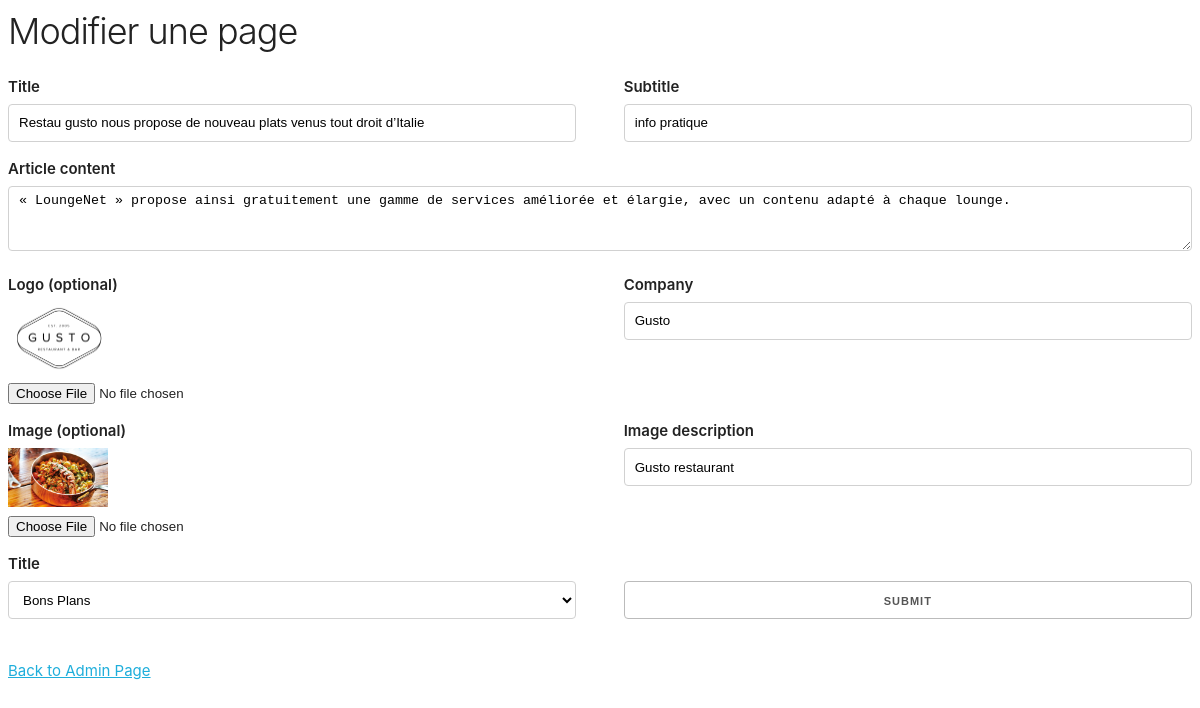
Page /admin/editArticle.php?id=12 on the committed database.
### tables this page shows
CREATE TABLE `articles` (
  `id` int(10) NOT NULL,
  `title` varchar(110) NOT NULL,
  `subtitle` varchar(110) NOT NULL,
  `img_src` varchar(2048) NOT NULL,
  `img_alt` varchar(69) NOT NULL,
  `content` text NOT NULL,
  `logo_img` varchar(2048) NOT NULL,
  `company_name` varchar(110) NOT NULL,
  `category_id` int(11) NOT NULL
);

### src/db.php (called while the page is built, shortened)
<?php
class Database {
	private $db;
	function __construct() {
		$options = [
			PDO::MYSQL_ATTR_INIT_COMMAND => 'SET NAMES utf8'
		];
		$this->db = new PDO( 'mysql:host=' . Database::HOST . ':' . Database::PORT . ';dbname=' . Database::NAME, Database::USERNAME, Database::PASSWORD, $options );
		$this->db->setAttribute( PDO::ATTR_ERRMODE, PDO::ERRMODE_EXCEPTION );
	}
	function getArticleID( $id ) {
		$stmt = $this->db->prepare( 'SELECT articles.id, `title`, `subtitle`,`img_src`,`img_alt`,`content`,`logo_img`,`company_name`, categories.name AS `category_name`
			FROM `articles`
			LEFT JOIN `categories` ON articles.category_id = categories.id
			WHERE articles.id = :id' );
		$stmt->execute( [
			':id' => $id
		] );
		return $stmt->fetch();
	}
	function getCategories( $page ) {
		$stmt = $this->db->prepare( 'SELECT `id`, `name` FROM `categories` LIMIT 20 OFFSET :page' );
		$stmt->bindValue( ':page', (int) $page, PDO::PARAM_INT );
		$stmt->execute();
		return $stmt->fetchAll();
	}
}

### src/admin/init.php (called while the page is built, shortened)
<?php
$db = new Database();

### public/admin/editArticle.php (the view, shortened to what this page needs)
<!DOCTYPE html>
<html lang="en">
<?php
require '../../src/db.php';
require '../../src/admin/init.php';
require '../../src/admin/head.php';
$id = $_GET['id'];
$article = $db->getArticleID($id);
?>
<h3 class="admin-subtitle">Modifier une page</h3>
<form method="post" action="doedit.php" class="pages-form" enctype="multipart/form-data">
    <div class="row">
        <div class="six columns">
            <label>Title</label>
            <input class="u-full-width" name="title" type="text" value="<?= $article['title']?>">
        </div>
        <div class="six columns">
            <label>Subtitle</label>
            <input class="u-full-width" name="subtitle" type="text" value="<?= $article['subtitle']?>">
        </div>
    </div>
    <div class="row">
        <div class="twelve columns">
            <label>Article content</label>
            <textarea class="u-full-width" name="content"><?= $article['content']?></textarea>
        </div>
    </div>
    <div class="row">
        <div class="six columns">
            <label>Logo (optional)</label>
            <img src="/uploads/<?= $article['logo_img'] ?>" width="100">
            <input class="u-full-width" name="logo_img" type="file">
        </div>
        <div class="six columns">
            <label>Company</label>
            <input class="u-full-width" name="company_name" type="text" value="<?= $article['company_name']?>">
        </div>
    </div>
    <div class="row">
        <div class="six columns">
            <label>Image (optional)</label>
            <img src="/uploads/<?= $article['img_src'] ?>" width="100">
            <input class="u-full-width" name="img_src" type="file">
        </div>
        <div class="six columns">
            <label>Image description</label>
            <input class="u-full-width" name="img_alt" type="text" value="<?= $article['img_alt']?>">
        </div>
    </div>
    <div class="row">
        <div class="six columns">
            <label>Title</label>
            <select class="u-full-width" name="category_id">
				<?php
				$category = isset( $_GET['category'] ) ? max( 0, intval( $_GET['category'] ) ) : 0;
				$categories = $db->getCategories($category);
				foreach ( $categories as $category ) {
					?>
                    <option value="<?= $category['id'] ?>"><?= $category['name'] ?></option>
				<?php } ?>
            </select>
        </div>
        <div class="six columns">
            <label>&nbsp;</label>
            <input class="u-full-width" type="submit">
        </div>
    </div>
</form>
<div class="website-link"><a href="/admin/" class="website-link">Back to Admin Page</a></div>

### public/assets/styles/skeleton.css (style rules this page uses)
.column, .columns { width: 100%; float: left; box-sizing: border-box; }
@media (min-width: 550px) { .column, .columns { margin-left: 4%; } }
@media (min-width: 550px) { .column:first-child, .columns:first-child { margin-left: 0; } }
@media (min-width: 550px) { .six.columns { width: 48%; } }
@media (min-width: 550px) { .twelve.columns { width: 100%; margin-left: 0; } }
html { font-size: 62.5%; }
h1, h2, h3, h4, h5, h6 { margin-top: 0; margin-bottom: 2rem; font-weight: 300; }
h3 { font-size: 3.0rem; line-height: 1.3; letter-spacing: -.1rem; }
@media (min-width: 550px) { h3 { font-size: 3.6rem; } }
a { color: #1EAEDB; }
.button, button, input[type="submit"], input[type="reset"], input[type="button"] { display: inline-block; height: 38px; padding: 0 30px; color: #555; text-align: center; font-size: 11px; font-weight: 600; line-height: 38px; letter-spacing: .1rem; text-transform: uppercase; text-decoration: none; white-space: nowrap; background-color: transparent; border-radius: 4px; border: 1px solid #bbb; cursor: pointer; box-sizing: border-box; }
input[type="email"], input[type="number"], input[type="search"], input[type="text"], input[type="tel"], input[type="url"], input[type="password"], textarea, select { height: 38px; padding: 6px 10px; background-color: #fff; border: 1px solid #D1D1D1; border-radius: 4px; box-shadow: none; box-sizing: border-box; }
input[type="email"], input[type="number"], input[type="search"], input[type="text"], input[type="tel"], input[type="url"], input[type="password"], textarea { -webkit-appearance: none; -moz-appearance: none; appearance: none; }
textarea { min-height: 65px; padding-top: 6px; padding-bottom: 6px; }
label, legend { display: block; margin-bottom: .5rem; font-weight: 600; }
input, textarea, select, fieldset { margin-bottom: 1.5rem; }
pre, blockquote, dl, figure, table, p, ul, ol, form { margin-bottom: 2.5rem; }
.u-full-width { width: 100%; box-sizing: border-box; }
.container:after, .row:after, .u-cf { content: ""; display: table; clear: both; }

### src/admin/head.php (style rules this page uses)
html { font-family: -apple-system, 'Ubuntu', 'Segoe UI', sans-serif; }

### rows in the picture
articles: title "Restau gusto nous propose de nouveau plats venus tout droit d’Italie", subtitle "info pratique", content "« LoungeNet » propose ainsi gratuitement une gamme de services améliorée et élargie, avec un contenu adapté à chaque lounge.", logo_img (picture), company_name "Gusto", img_src (picture), img_alt "Gusto restaurant"

### other values in the picture
form field category_id "Bons Plans"
